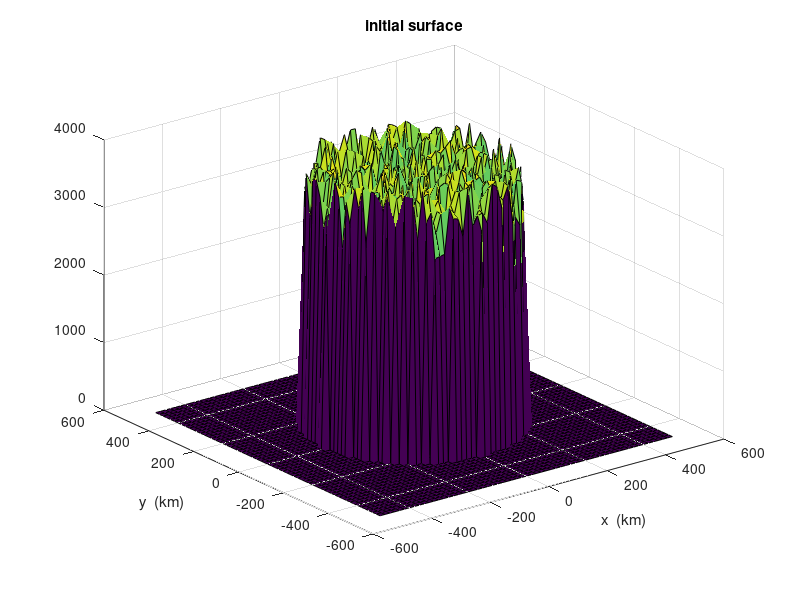

Write the MATLAB code that produced this figure. (Note: this script raises an error after producing the figure.)
function roughice
% ROUGHICE   Demonstrate that the SIA code SIAFLAT can deal adaptively
% with terrible surface topography.

% space-time grid parameters
J = 60;  K = J;
Lx = 500e3;  Ly = Lx;  dx = 2 * Lx / J;  dy = 2 * Ly / K;
secpera = 31556926;
x = linspace(-Lx,Lx,J+1);  y = x;
[xx,yy] = meshgrid(x,y);

% construct and plot the worst possible ice sheet
H0 = 3000 + 1000 * rand(J+1,K+1);
H0(xx.^2 + yy.^2 > 300000^2) = 0;
figure(1),  surf(x/1000,y/1000,H0)
xlabel('x  (km)'), ylabel('y  (km)')%, zlabel('h(x,y)   (m)')
title('initial surface')
%print -dpng roughinitial.png

% run SIA code
fprintf('initial ice volume:   %.6e km^3\n',sum(sum(H0))*dx*dy/1e9)
fprintf('initial maximum driving stress:   %.6e Pa\n',getmaxtaud(J,K,dx,dy,H0))
tfyears = 50;
[H,dtlist] = siaflat(Lx,Ly,J,K,H0,0.2*secpera,tfyears*secpera);
fprintf('minimum time step = %.6f a,  maximum time step = %.6f a\n',...
   min(dtlist)/secpera,max(dtlist)/secpera)
fprintf('final ice volume (at t = %.2f a):   %.6e km^3\n',tfyears,sum(sum(H))*dx*dy/1e9)
fprintf('final maximum driving stress:   %.6e Pa\n',getmaxtaud(J,K,dx,dy,H))

% show final state and adaptive time-stepping
figure(2),  surf(x/1000,y/1000,H)
xlabel('x  (km)'), ylabel('y  (km)')%, zlabel('h(x,y)   (m)')
title(['final surface at final time = ' num2str(tfyears) ' (a)'])
%print -dpng roughfinal.png

figure(3),  plot(dtlist/secpera,'o')
xlabel('n   (time step count)'), ylabel('dt   (a)')
%title('adaptive time steps taken')
%print -dpng roughtimesteps.png

  function z = getmaxtaud(J,K,dx,dy,H)
    g = 9.81;    rho = 910.0;
    dHdx = (H(3:J,2:K-1) - H(1:J-2,2:K-1)) / (2 * dx);
    dHdy = (H(2:J-1,3:K) - H(2:J-1,1:K-2)) / (2 * dy);
    taud = rho * g * H(2:J-1,2:K-1) .* sqrt(dHdx.^2 + dHdy.^2);
    z = max(max(taud));
  end

end
